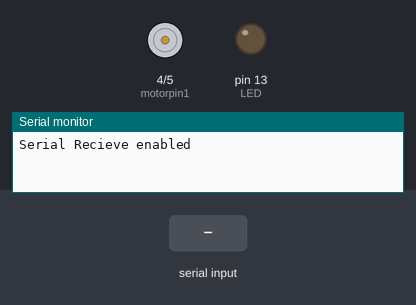
This sketch was run on a simulated Arduino Uno, built with avr-gcc and run on an emulated ATmega328P. On the bench: motor-driver pin pairs drawn as motors (green arrow = first pin HIGH = forward, orange = second pin HIGH = backward, longer = more drive, scaled by the enable pin), output pins drawn as LEDs (lit = HIGH), the last lines printed to the serial monitor. Inputs (shaded band) come from the test bench.

Above: at 1.2 s.
1.3 s: "w" received over Serial
At 1.6 s:
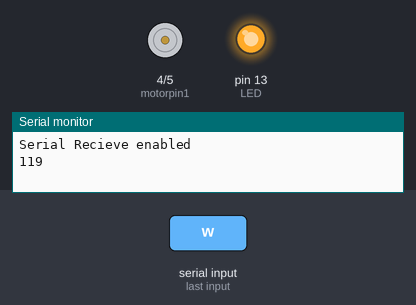
2.8 s: "s" received over Serial
4.8 s: "a" received over Serial
At 5.8 s:
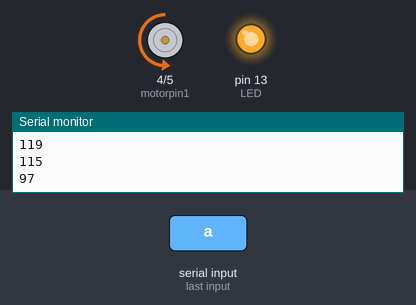
6.8 s: "d" received over Serial
At 8.0 s:
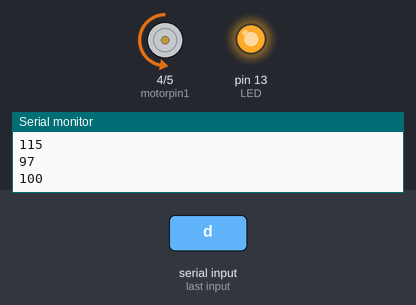
8.3 s: "1" received over Serial
At 9.3 s:
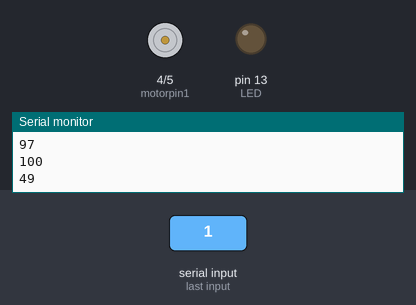
9.8 s: "w" received over Serial
At 10.5 s:
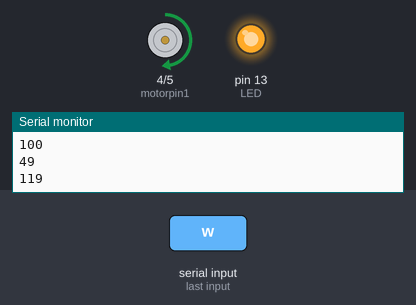
Timing chart, 0 to 12.3 s (numbered marks = the images above; inputs shaded):
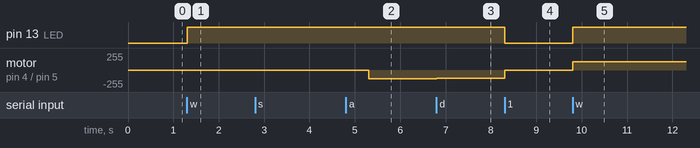

The sketch:

serial_motor_test.ino
```cpp
int motorpin1=4;
int motorpin2=5;
int LED=13;
int incomingByte=0;
int pwmpin = 3;
int x =127;

void setup()
{
  Serial.begin(9600);

  pinMode(motorpin1,OUTPUT);
  pinMode(motorpin2,OUTPUT);
  pinMode(pwmpin,OUTPUT);
  pinMode(LED,OUTPUT);
  Serial.println("Serial Recieve enabled");
 }
void loop()
{
if (Serial.available()>0)
{
     incomingByte = Serial.read();
     Serial.println(incomingByte);
     if (incomingByte == 119)
  {
    digitalWrite(motorpin1,HIGH);
    digitalWrite(motorpin2,LOW);
    digitalWrite(LED,HIGH);
    delay(2000);
  }


    else if(incomingByte == 115)
  {
    digitalWrite(motorpin1,LOW);
    digitalWrite(motorpin2,HIGH);
    digitalWrite(LED,HIGH);
    delay(2000);
  }
   else if(incomingByte == 97)
  {
    x = x + 5;
    analogWrite(pwmpin,x);
  }
  else if(incomingByte == 100)
  {
    x = x - 5;
    analogWrite(pwmpin,x);
  }

 else
 {
    digitalWrite(motorpin1,LOW);
    digitalWrite(motorpin2,LOW);
    digitalWrite(LED,LOW);
 }
 }
}
```

Measured:
- after the input at 1.3 s, pin 13 (LED): LOW → HIGH at once
- after the input at 4.8 s, motor on pin 4 (motorpin1) / pin 5 (motorpin2): stopped → backward 132/255 after 0.50 s
- after the input at 6.8 s, motor on pin 4 (motorpin1) / pin 5 (motorpin2): backward 132/255 → backward 127/255 at once
- after the input at 8.3 s, pin 13 (LED): HIGH → LOW at once; motor on pin 4 (motorpin1) / pin 5 (motorpin2): backward 127/255 → stopped at once
- after the input at 9.8 s, pin 13 (LED): LOW → HIGH at once; motor on pin 4 (motorpin1) / pin 5 (motorpin2): stopped → forward 127/255 at once
